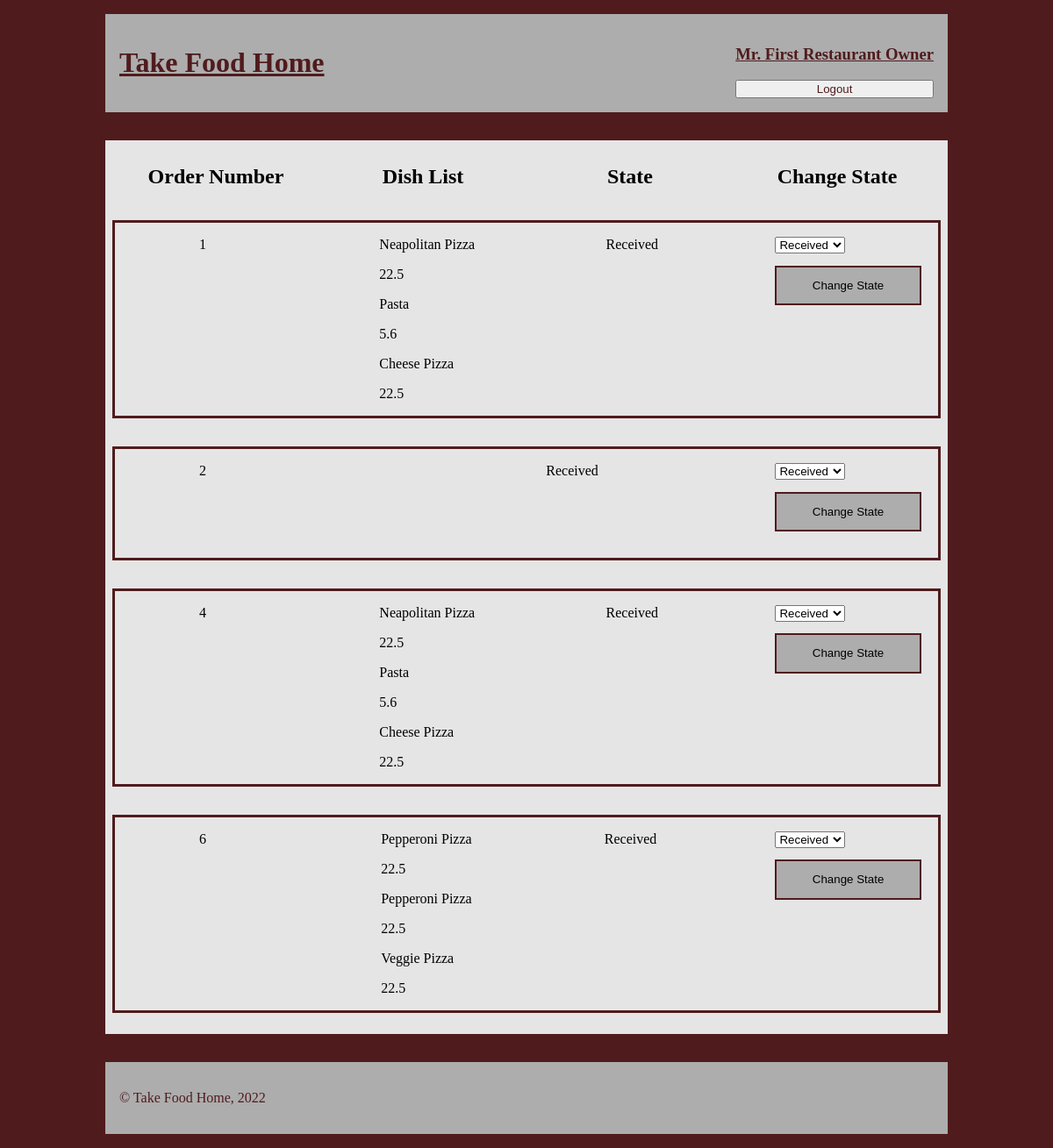
/restaurant-orders-page.php?restaurantID=1 (signed in), run on the app's committed database.
### tables this page shows
CREATE TABLE FoodOrder(
    orderID         INTEGER PRIMARY KEY,
    date            DATE NOT NULL,
    state           VARCHAR(10) DEFAULT 'Received',
    restaurantID    INTEGER REFERENCES Restaurant(restaurantID),
    customerID      INTEGER REFERENCES User(userID)
);

CREATE TABLE DishFoodOrder(
    dishfoodorderID INTEGER PRIMARY KEY,
    dishID          INTEGER REFERENCES Dish(dishID),
    orderID         INTEGER REFERENCES FoodOrder(orderID)
    
);

CREATE TABLE Dish(
    dishID          INTEGER PRIMARY KEY,
    name            VARCHAR(32) NOT NULL,
    description     TEXT NOT NULL,
    price           FLOAT NOT NULL,
    picture        TEXT NOT NULL,
    category        VARCHAR(32) NOT NULL,
    restaurantID    INTEGER REFERENCES Restaurant(restaurantID)
);

### restaurant-orders-page.php (called while the page is built, shortened)
<?php
    require_once('php/output-functions/restaurant-info/draw-restaurant-orders.php');
    require_once('php/output-functions/draw-header.php');
    require_once('php/output-functions/draw-footer.php');
    outputRestaurantOrders();
?>

### database/data-fetching/restaurant-orders.php (called while the page is built)
<?php
    function getRestaurantOrders($db, $restaurant_id) {
        $stmt = $db->prepare(
            'SELECT * FROM FoodOrder
            WHERE restaurantID = :id'
        );
        $stmt->bindParam(':id', $restaurant_id);
        $stmt->execute();
        $orders = $stmt->fetchAll();
        return $orders;
    }
?>

### database/data-fetching/dishes.php (called while the page is built, shortened)
<?php
    function getDishInfo($db, $dishID) {
        $stmt = $db->prepare(
            'SELECT * FROM Dish
            WHERE dishID = :id'
        );
        $stmt->bindParam(':id', $dishID);
        $stmt->execute();
        $dish = $stmt->fetch();
        return $dish;
    }
    function getDishsByOrder($db, $orderid){
        $stmt = $db ->prepare(
            'SELECT dishID FROM DishFoodOrder
            WHERE orderID = :id'
        );
        $stmt->bindParam(':id' , $orderid);
        $stmt->execute();
        $dishes = $stmt->fetchAll();
        return $dishes;
    }
?>

### php/output-functions/restaurant-info/draw-restaurant-orders.php (the view, shortened to what this page needs)
<?php
    function outputRestaurantOrders() {
        require_once('database/db-connection.php');
        require_once('database/data-fetching/restaurant-orders.php');
        require_once('database/data-fetching/dishes.php');
        $db = getDatabaseConnection('database/restaurants.db');
        $restaurantID = preg_replace("/[^0-9\s]/", '', $_GET['restaurantID']);
        $orders = getRestaurantOrders($db, $restaurantID); ?>
        <main>
            <section id="ordersRestaurant">
                <h2>Order Number</h2>
                <h2>Dish List</h2>
                <h2>State</h2>
                <h2>Change State</h2>
                <?php foreach($orders as $order) { ?>
                    <div class="order">
                        <p class="orderNumber"><?=$order['orderID']?></p>
                        <div class="order-list">
                        <?php
                            $dishesids = getDishsByOrder($db,$order['orderID']);
                            foreach($dishesids as $dish){
                                $i = getDishInfo($db,$dish['dishID']);
                                ?>
                                <div class="item-dish">
                                    <p><?=$i['name']?></p>
                                    <p><?=$i['price']?></p>
                                </div>
                                <?php
                            }
                        ?>
                        </div>
                        <p class="orderState"><?=$order['state']?></p>
                        <form action="php/actions/edit-order-state.php" methode="get">
                            <select name="state">
                                <option value="Received">Received</option>
                            </select>
                            <input class="button" type="submit" value="Change State">
                        </form>
                    </div>
                <?php
                } ?>
            </section>
        </main>
    <?php
    }
?>

### css/style.css (style rules this page uses)
body { --main-color: #501B1D; --background-color: #E5E5E5; --secondary-color: #ADADAD; width: 60em; margin: 1em auto; background-color: var(--main-color); }
.button { background-color: var(--secondary-color); color: black; border: 2px solid var(--main-color); padding: 1em 0em; text-align: center; margin-top: 1em; min-width: 20%; max-height: 3.5em; }
p { word-break: normal; }
main { background-color: var(--main-color); color: var(--main-color); }
main form { background-color: var(--background-color); padding: 1em; }
main input { width: 98%; padding: 12px 20px; margin: 0.7em 0.5em; box-sizing: border-box; }
.order { width: 100%; display: flex; justify-content: space-around; border: solid var(--main-color); margin: 1em 0; }
.order .orderNumber { margin-left: 1em; }
.order .order-list { margin-left: 3em; }
#ordersRestaurant { background-color: var(--background-color); color:black; padding: 0.5em; margin: 2em 0em; display: flex; flex-wrap: wrap; justify-content: space-around; }
#ordersRestaurant .order { justify-content: space-between; }
#ordersRestaurant h2 { width: 25%; text-align: center; }
#ordersRestaurant .order p { margin-left: 6em; }
#ordersRestaurant .order .orderState { margin-right: 4em; }
#ordersRestaurant .order form .button { margin: 1em 0; }

### data on the page
foodorder: orderID "1", state "Received"
dishfoodorder: dishID.name "Neapolitan Pizza", dishID.price "22.5"
dishfoodorder: dishID.name "Pasta", dishID.price "5.6"
dishfoodorder: dishID.name "Cheese Pizza", dishID.price "22.5"
foodorder: orderID "2", state "Received"
foodorder: orderID "4", state "Received"
foodorder: orderID "6", state "Received"
dishfoodorder: dishID.name "Pepperoni Pizza", dishID.price "22.5"
dishfoodorder: dishID.name "Pepperoni Pizza", dishID.price "22.5"
dishfoodorder: dishID.name "Veggie Pizza", dishID.price "22.5"

### other printed values
$_SESSION['name'] "Mr. First Restaurant Owner"
